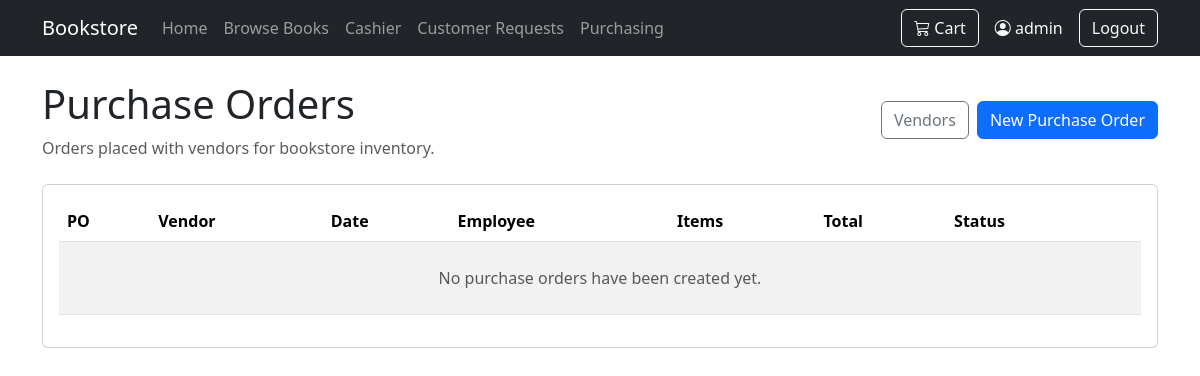
The app's page /orders/purchase-orders/ (signed in), older data.
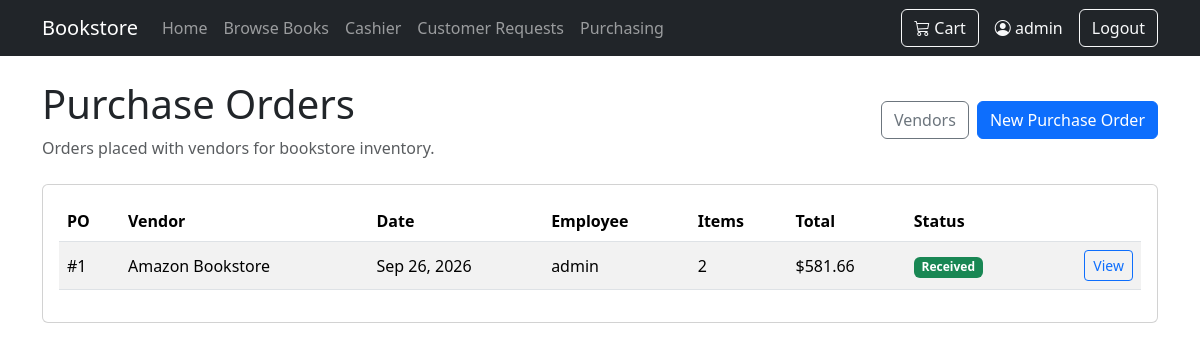
The same page, newer data.
### orders/models.py (models this page shows, shortened)
class SupplierOrder(models.Model):
    class Status(models.TextChoices):
        ORDERED = "Ordered", "Ordered"
        CANCELLED = "Cancelled", "Cancelled"
        RECEIVED = "Received", "Received"
    supplier = models.ForeignKey(Supplier, on_delete=models.PROTECT)
    user = models.ForeignKey(
        settings.AUTH_USER_MODEL,
        on_delete=models.SET_NULL,
        null=True,
        blank=True,
    )
    order_date = models.DateTimeField(auto_now_add=True)
    total_cost = models.DecimalField(max_digits=10, decimal_places=2, default=0)
    status = models.CharField(
        max_length=20,
        choices=Status.choices,
        default=Status.ORDERED,
    )
    inventory_updated = models.BooleanField(default=False, editable=False)

class Supplier(models.Model):
    name = models.CharField(max_length=200)
    contact_name = models.CharField(max_length=200, blank=True)
    email = models.EmailField(blank=True)
    phone = models.CharField(max_length=30, blank=True)
    address = models.TextField(blank=True)

### orders/views.py (the view)
@login_required
def supplier_order_list(request):
    supplier_orders = (
        SupplierOrder.objects.select_related("supplier", "user")
        .prefetch_related("items__book")
        .order_by("-order_date")
    )
    return render(
        request,
        "orders/supplier_order_list.html",
        {"supplier_orders": supplier_orders},
    )

### cart/context_processors.py (called while the page is built)
def cart_count(request):
    cart = request.session.get("cart", {})
    count = sum(
        int(quantity)
        for quantity in cart.values()
    )
    return {
        "cart_count": count
    }

### orders/templates/orders/supplier_order_list.html (shortened to what this page needs)
{% extends "base.html" %}
{% block content %}
<div class="d-flex justify-content-between align-items-center mb-4">
    <div>
        <h1>Purchase Orders</h1>
        <p class="text-muted mb-0">Orders placed with vendors for bookstore inventory.</p>
    </div>
    <div class="d-flex gap-2">
        <a href="{% url 'orders:supplier_list' %}" class="btn btn-outline-secondary">Vendors</a>
        <a href="{% url 'orders:create_supplier_order' %}" class="btn btn-primary">New Purchase Order</a>
    </div>
</div>
<div class="card">
    <div class="card-body">
        <div class="table-responsive">
            <table class="table table-striped align-middle">
                <thead>
                    <tr>
                        <th>PO</th>
                        <th>Vendor</th>
                        <th>Date</th>
                        <th>Employee</th>
                        <th>Items</th>
                        <th>Total</th>
                        <th>Status</th>
                        <th></th>
                    </tr>
                </thead>
                <tbody>
                    {% for order in supplier_orders %}
                    <tr>
                        <td>#{{ order.id }}</td>
                        <td>{{ order.supplier.name }}</td>
                        <td>{{ order.order_date|date:"M j, Y" }}</td>
                        <td>{{ order.user.username|default:"-" }}</td>
                        <td>{{ order.items.count }}</td>
                        <td>${{ order.total_cost|floatformat:2 }}</td>
                        <td>
                            {% if order.status == "Received" %}
                                <span class="badge bg-success">Received</span>
                            {% elif order.status == "Cancelled" %}
                                <span class="badge bg-danger">Cancelled</span>
                            {% else %}
                                <span class="badge bg-warning text-dark">Ordered</span>
                            {% endif %}
                        </td>
                        <td class="text-end">
                            <a href="{% url 'orders:supplier_order_detail' order.id %}" class="btn btn-sm btn-outline-primary">View</a>
                        </td>
                    </tr>
                    {% empty %}
                    <tr>
                        <td colspan="8" class="text-center text-muted py-4">No purchase orders have been created yet.</td>
                    </tr>
                    {% endfor %}
                </tbody>
            </table>
        </div>
    </div>
</div>
{% endblock %}

Row changes from the older to the newer data that the page shows:
added SupplierOrder: id "1", supplier.name "Amazon Bookstore", order_date "Sep 26, 2026", user.username "admin", items.count "2", total_cost "581.66", status "Received"
Text that changed along with them:
text no longer shown: "No purchase orders have been created yet."
